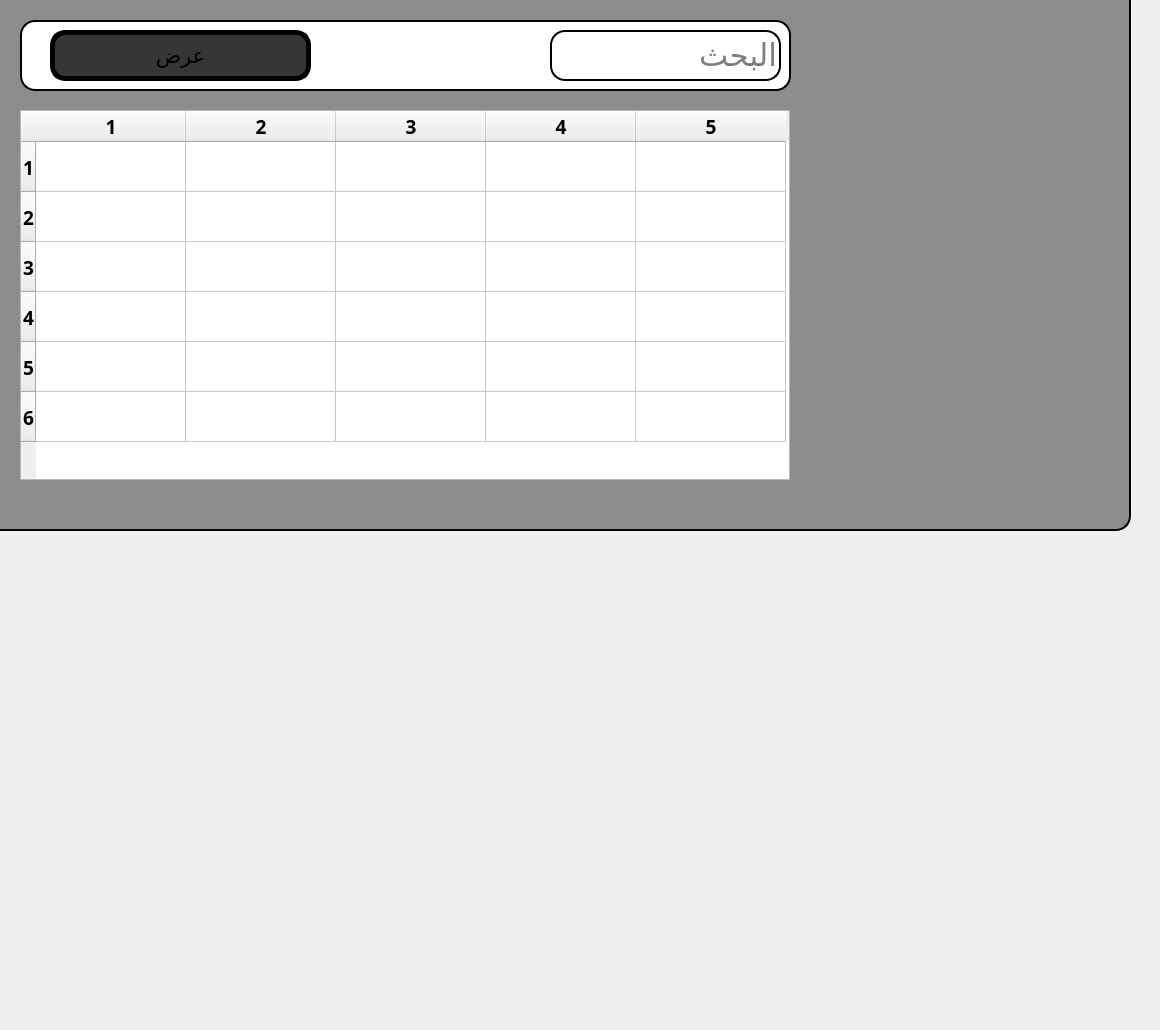
     <widget class="QWidget" name="tab_58">
      <attribute name="title">
       <string>عرض الحاويات</string>
      </attribute>
      <widget class="QPushButton" name="pushButton_78">
       <property name="geometry">
        <rect>
         <x>-20</x>
         <y>-490</y>
         <width>1151</width>
         <height>1021</height>
        </rect>
       </property>
       <property name="font">
        <font>
         <pointsize>16</pointsize>
        </font>
       </property>
       <property name="autoFillBackground">
        <bool>false</bool>
       </property>
       <property name="styleSheet">
        <string notr="true">background-color:rgb(140, 140, 140);
border: 2px solid black;
border-radius: 15px;</string>
       </property>
       <property name="text">
        <string/>
       </property>
      </widget>
      <widget class="QLabel" name="label_73">
       <property name="geometry">
        <rect>
         <x>20</x>
         <y>20</y>
         <width>771</width>
         <height>71</height>
        </rect>
       </property>
       <property name="styleSheet">
        <string notr="true">background-color:rgb(255, 255, 255);
border: 2px solid black;
border-radius: 15px;</string>
       </property>
       <property name="text">
        <string/>
       </property>
      </widget>
      <widget class="QLineEdit" name="container_show_search_4">
       <property name="geometry">
        <rect>
         <x>550</x>
         <y>30</y>
         <width>231</width>
         <height>51</height>
        </rect>
       </property>
       <property name="font">
        <font>
         <pointsize>23</pointsize>
        </font>
       </property>
       <property name="styleSheet">
        <string notr="true">background-color:rgb(255, 255, 255);
border: 2px solid black;
border-radius: 15px;</string>
       </property>
       <property name="text">
        <string/>
       </property>
       <property name="placeholderText">
        <string>البحث</string>
       </property>
      </widget>
      <widget class="QTableWidget" name="tableWidget_58">
       <property name="geometry">
        <rect>
         <x>20</x>
         <y>110</y>
         <width>770</width>
         <height>370</height>
        </rect>
       </property>
       <property name="minimumSize">
        <size>
         <width>770</width>
         <height>370</height>
        </size>
       </property>
       <property name="maximumSize">
        <size>
         <width>770</width>
         <height>370</height>
        </size>
       </property>
       <property name="font">
        <font>
         <family>Tajawal Black</family>
         <pointsize>14</pointsize>
         <bold>true</bold>
        </font>
       </property>
       <property name="contextMenuPolicy">
        <enum>Qt::PreventContextMenu</enum>
       </property>
       <property name="locale">
        <locale language="Arabic" country="Egypt"/>
       </property>
       <property name="showGrid">
        <bool>true</bool>
       </property>
       <property name="sortingEnabled">
        <bool>false</bool>
       </property>
       <property name="rowCount">
        <number>6</number>
       </property>
       <property name="columnCount">
        <number>5</number>
       </property>
       <attribute name="horizontalHeaderMinimumSectionSize">
        <number>150</number>
       </attribute>
       <attribute name="horizontalHeaderDefaultSectionSize">
        <number>150</number>
       </attribute>
       <attribute name="verticalHeaderMinimumSectionSize">
        <number>50</number>
       </attribute>
       <attribute name="verticalHeaderDefaultSectionSize">
        <number>50</number>
       </attribute>
       <row/>
       <row/>
       <row/>
       <row/>
       <row/>
       <row/>
       <column/>
       <column/>
       <column/>
       <column/>
       <column/>
       <item row="0" column="0">
        <property name="text">
         <string/>
        </property>
       </item>
      </widget>
      <widget class="QPushButton" name="container_show_show_4">
       <property name="geometry">
        <rect>
         <x>50</x>
         <y>30</y>
         <width>261</width>
         <height>51</height>
        </rect>
       </property>
       <property name="font">
        <font>
         <pointsize>16</pointsize>
        </font>
       </property>
       <property name="autoFillBackground">
        <bool>false</bool>
       </property>
       <property name="styleSheet">
        <string notr="true">background-color:rgb(54, 54, 54);
border: 5px solid black;
border-radius: 15px;</string>
       </property>
       <property name="text">
        <string>عرض</string>
       </property>
      </widget>
     </widget>
